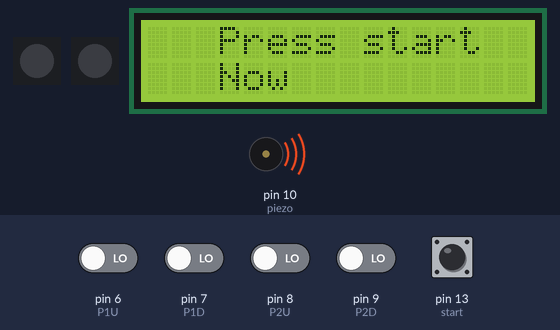
A sketch run on a simulated Arduino Uno, built with avr-gcc and run on an emulated ATmega328P. Shown: 2 × 1 RGB LEDs in strip order, left to right, 16×2 character LCD, buzzer (waves = sounding). Inputs (shaded band) come from the test bench; at power-on: pin 6 (P1U), pin 7 (P1D), pin 8 (P2U), pin 9 (P2D), pin 13 (start) LOW.

Above: at 5.8 s.
5.9 s: pin 13 (start) pulled HIGH for 0.15 s
At 7.1 s:
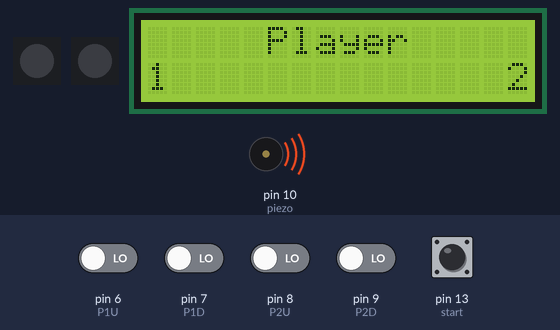
9.0 s: pin 6 (P1U) driven HIGH
At 11.88 s:
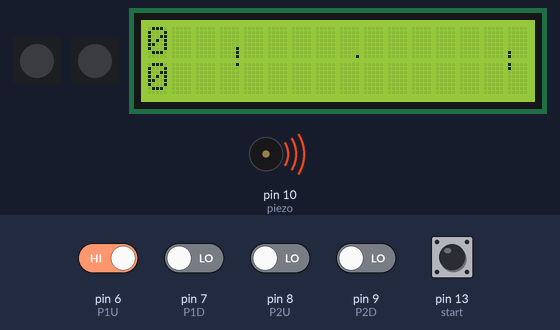
12.0 s: pin 7 (P1D) driven HIGH
At 12.18 s:
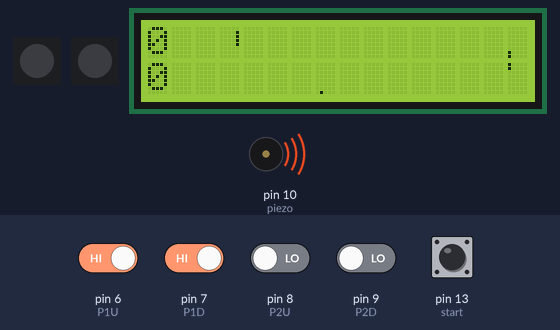
14.7 s: pin 8 (P2U) driven HIGH
At 15.3 s:
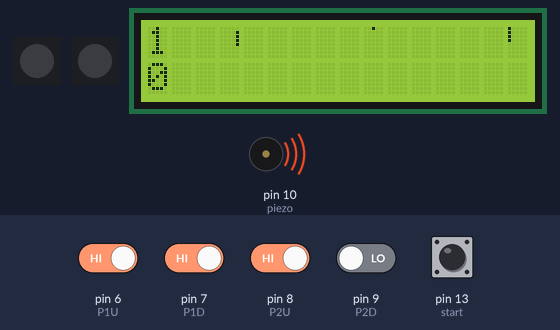
17.7 s: pin 6 (P1U) driven LOW
At 18.96 s:
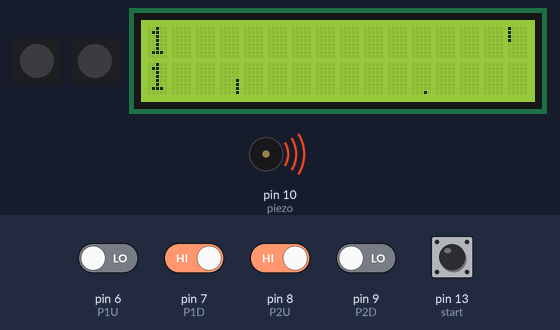

Measured:
- after the input at 5.9 s, the display: changes at once (image 1)

The sketch:

Ping_pong.ino
```cpp
#include <LiquidCrystal.h>
#include <Adafruit_NeoPixel.h>
LiquidCrystal lcd(12, 11, 5, 4, 3, 2);

#define LEDs 1

Adafruit_NeoPixel strip1=Adafruit_NeoPixel(LEDs,0,NEO_GRB+NEO_KHZ800);
Adafruit_NeoPixel strip2=Adafruit_NeoPixel(LEDs,1,NEO_GRB+NEO_KHZ800);

#define start 13
#define P1U 6
#define P1D 7
#define P2U 8
#define P2D 9
#define piezo 10

byte paddle1[16]={0,0,0,0,0,0,1,1,1,1,0,0,0,0,0,0};
byte player11[8]={0,0,0,0,0,0,1,1};
byte player12[8]={1,1,0,0,0,0,0,0};

byte paddle2[16]={0,0,0,0,0,0,16,16,16,16,0,0,0,0,0,0};
byte player21[8]={0,0,0,0,0,0,16,16};
byte player22[8]={16,16,0,0,0,0,0,0};

byte ball[16]={0,0,0,0,0,0,0,1,0,0,0,0,0,0,0,0};
byte ball1[8]={0,0,0,0,0,0,0,1};
byte ball2[8]={0,0,0,0,0,0,0,0};

int x=0,bounce=0,v1=0,v2=0,v3=0,a=0,score1=0,score2=0;
char direction='L';
boolean game=0;

void setup()
{strip1.begin();
strip1.show();
strip2.begin();
strip2.show();

pinMode(P1U,INPUT);
pinMode(P1D,INPUT);
pinMode(P2U,INPUT);
pinMode(P2D,INPUT);
pinMode(start,INPUT);
pinMode(piezo,OUTPUT);

piezoSound(50);
lcd.begin(16,2);
lcd.clear();
lcd.setCursor(2,0);
lcd.print("Arduino UNO");
lcd.setCursor(1,1);
lcd.print("Ping Pong Game");
delay(1500);
lcd.clear();
lcd.setCursor(0,0);
lcd.print("The Lower Button");
lcd.setCursor(0,1);
lcd.print("is Start");
delay(3000);}


void loop()
{while(game==0)
{for(a;a<1;a++)
{for(int i=0;i<16;i++)
{if(6<=i&&i<=9)
{paddle1[i]=1;
paddle2[i]=16;}
else
{paddle1[i]=0;
paddle2[i]=0;}
if(i==7)ball[i]=1;
else ball[i]=0;}
x=8;
lcd.clear();
lcd.setCursor(3,0);
lcd.print("Press start");
piezoSound(100);
delay(500);
lcd.setCursor(3,5);
lcd.print("Now");
piezoSound(200);}

if(digitalRead(start)==HIGH)
{lcd.clear();
lcd.setCursor(5,0);
lcd.print("Player");
lcd.setCursor(0,1);
lcd.print("1");
lcd.setCursor(15,1);
lcd.print("2");
delay(2000);

for(int i=3;i>0;i--)
{lcd.clear();
lcd.setCursor(4,0);
lcd.print("Get Set!");
lcd.setCursor(8,1);
lcd.print(i);
if(i==3)piezoSound(100);
if(i==2)piezoSound(100);
if(i==1)piezoSound(500);
delay(1000);}
a=0;
game=1;}  // set game to 1, exits the while loop and starts the game
delay(100);}

// game starts
if(digitalRead(P1U)==HIGH)
{paddle1Up();
delay(25);}
if(digitalRead(P1D)==HIGH)
{paddle1Down();
delay(25);}
if(digitalRead(P2U)==HIGH)
{paddle2Up();
delay(25);}
if(digitalRead(P2D)==HIGH)
{paddle2Down();
delay(25);}

//split arrays into 2 arrays
for(int i=0;i<=7;i++)
{player11[i]=paddle1[i];
player12[i]=paddle1[i+8];
player21[i]=paddle2[i];
player22[i]=paddle2[i+8];
ball1[i]=ball[i];
ball2[i]=ball[i+8];}

//create custom shapes for paddle1, paddle2 and ball
lcd.createChar(0, player11);
lcd.createChar(1, player12);
lcd.createChar(2, player21);
lcd.createChar(3, player22);
lcd.createChar(4, ball1);
lcd.createChar(5, ball2);

//print paddle1, paddle2 and ball
lcd.clear();
lcd.setCursor(0, 0);  // position of score1
lcd.print(score1);
lcd.setCursor(0, 1);  // position of score2
lcd.print(score2);
lcd.setCursor(3, 0);  // position of player11
lcd.write(byte(0));
lcd.setCursor(3, 1);  // position of player12
lcd.write(byte(1));
lcd.setCursor(15, 0); // position of player21
lcd.write(byte(2));
lcd.setCursor(15, 1); // position of player22
lcd.write(byte(3));
lcd.setCursor(x, 0);  // position of ball1, x is changed to move the ball on the display
lcd.write(byte(4));
lcd.setCursor(x, 1);  // position of ball2, x is changed to move the ball on the display
lcd.write(byte(5));

// checks whether the ball hits the paddle1
if(x==3)
{for(int b=0;b<16;b++)
{if(ball[b]!=0)
{v1=ball[b];
v2=paddle1[b];}}

// if ball hits paddle1, change direction of ball to R (right)
if(v1==v2)
{direction='R';
score1+=1;
piezoSound(10);}
// else display the winner
else
{lcd.clear();
lcd.setCursor(4,1);
piezoSound(500);
lcd.print("P2 won!");
delay(3000);
lcd.clear();
lcd.setCursor(3,0);
lcd.print("Game over");
piezoSound(1000);
// set scores to 0 and restart the game
score1=score2=0;
delay(1000);
game=0;}}

// checks whether the ball hits the paddle2
if(x==15)
{for(int b=0;b<16;b++)
{if(ball[b]!=0)
{v1=ball[b];
v3=paddle2[b];}}

// if ball hits paddle2, change direction of ball to L (left)
if(v1==v3)
{direction='L';
score2+=1;
piezoSound(10);}
// else display the winner
else
{lcd.clear();
lcd.setCursor(4,1);
piezoSound(500);
lcd.print("P1 won!");
delay(3000);
lcd.clear();
lcd.setCursor(3,0);
lcd.print("Game over");
piezoSound(1000);
// set scores to 0 and restart the game
score1=score2=0;
delay(1000);
game=0;}}

// if direction is L (left), move ball to left
if(direction=='L')
{for(int b=0;b<16;b++)
if(ball[b]==16)x-=1;
if(bounce==0)
ballLeftDown();
else
ballLeftUp();}

// if direction is R (right), move ball to right
if(direction=='R')
{for(int b=0;b<16;b++)
if(ball[b]==1)x+=1;
if(bounce==0)
ballRightDown();
else
  ballRightUp();}}

//User defined functions
void paddle1Up()
{if(paddle1[0]!=1)
{int temp=paddle1[0],i;
for(i=0;i<16;i++)
paddle1[i]=paddle1[i+1];
paddle1[i]=temp;}}

void paddle1Down()
{if(paddle1[15]!=1)
{int temp=paddle1[15],i;
for(i=15;i>0;i--)
paddle1[i]=paddle1[i-1];
paddle1[i]=temp;}}

void paddle2Up()
{if(paddle2[0]!=16)
{int temp=paddle2[0],i;
for(i=0;i<16;i++)
paddle2[i]=paddle2[i+1];
paddle2[i]=temp;}}

void paddle2Down()
{if(paddle2[15]!=16)
{int temp=paddle2[15],i;
for(i=15;i>0;i--)
paddle2[i]=paddle2[i-1];
paddle2[i]=temp;}}

void ballLeftDown()
{if(ball[15]==0)
{int temp=ball[15],i;
for(i=15;i>0;i--)
ball[i]=ball[i-1];
ball[i]=temp;
ballLeft();}
else
{bounce=1;
piezoSound(10);}}

void ballLeftUp()
{if(ball[0]==0)
{int temp=ball[0],i;
for(i=0;i<15;i++)
ball[i]=ball[i+1];
ball[i]=temp;
ballLeft();}
else
{bounce=0;
piezoSound(10);}}

void ballRightDown()
{if(ball[15]==0)
{int temp=ball[15],i;
for(i=15;i>0;i--)
ball[i]=ball[i-1];
ball[i]=temp;
ballRight();}
else
{bounce=1;
piezoSound(10);}}

void ballRightUp()
{if(ball[0]==0)
{int temp=ball[0],i;
for(i=0;i<15;i++)
ball[i]=ball[i+1];
ball[i]=temp;
ballRight();}
else
{bounce=0;
piezoSound(10);}}

void ballRight()
{for(int b=0;b<16;b++)
{if(ball[b]!=0)
{if(ball[b]==16)ball[b]=8;
else if(ball[b]==8)ball[b]=4;
else if(ball[b]==4)ball[b]=2;
else if(ball[b]==2)ball[b]=1;
else if(ball[b]==1)ball[b]=16;}}}

void ballLeft()
{for(int b=0;b<16;b++)
{if(ball[b]!=0)
{if(ball[b]==1)ball[b]=2;
else if(ball[b]==2)ball[b]=4;
else if(ball[b]==4)ball[b]=8;
else if(ball[b]==8)ball[b]=16;
else if(ball[b]==16)ball[b]=1;}}}

void piezoSound(int d)
{analogWrite(piezo, 20);
delay(d);
analogWrite(piezo, 0);}
```
